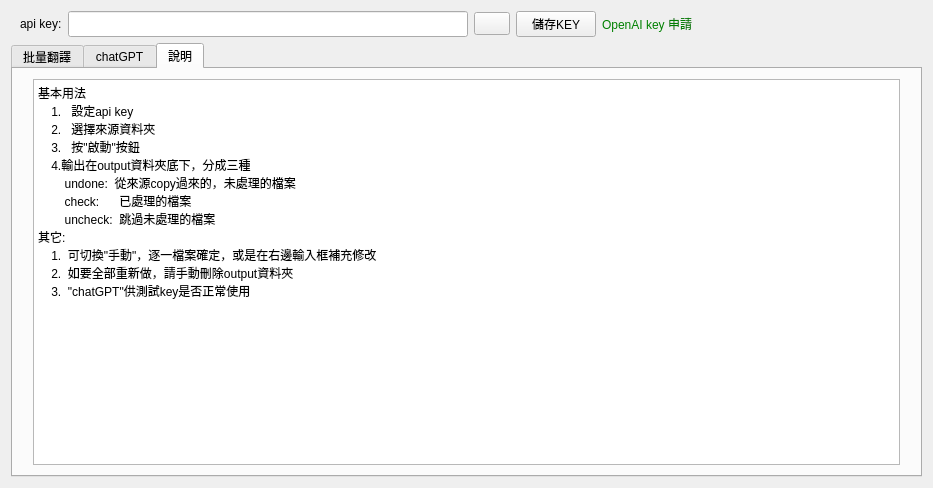
<?xml version="1.0" encoding="UTF-8"?>
<ui version="4.0">
 <class>StageTr</class>
 <widget class="QWidget" name="StageTr">
  <property name="geometry">
   <rect>
    <x>0</x>
    <y>0</y>
    <width>933</width>
    <height>488</height>
   </rect>
  </property>
  <property name="windowTitle">
   <string>Form</string>
  </property>
  <layout class="QGridLayout" name="gridLayout">
   <item row="1" column="0">
    <widget class="QTabWidget" name="tabWidget">
     <property name="currentIndex">
      <number>2</number>
     </property>
     <widget class="LayerTr" name="pageTr">
      <attribute name="title">
       <string>批量翻譯</string>
      </attribute>
     </widget>
     <widget class="LayerTest" name="pageTest">
      <attribute name="title">
       <string>chatGPT</string>
      </attribute>
     </widget>
     <widget class="QWidget" name="tab">
      <attribute name="title">
       <string>說明</string>
      </attribute>
      <layout class="QGridLayout" name="gridLayout_2">
       <property name="leftMargin">
        <number>20</number>
       </property>
       <property name="topMargin">
        <number>10</number>
       </property>
       <property name="rightMargin">
        <number>20</number>
       </property>
       <property name="bottomMargin">
        <number>10</number>
       </property>
       <item row="0" column="0">
        <widget class="QTextEdit" name="textEdit">
         <property name="html">
          <string>&lt;!DOCTYPE HTML PUBLIC &quot;-//W3C//DTD HTML 4.0//EN&quot; &quot;http://www.w3.org/TR/REC-html40/strict.dtd&quot;&gt;
&lt;html&gt;&lt;head&gt;&lt;meta name=&quot;qrichtext&quot; content=&quot;1&quot; /&gt;&lt;meta charset=&quot;utf-8&quot; /&gt;&lt;style type=&quot;text/css&quot;&gt;
p, li { white-space: pre-wrap; }
&lt;/style&gt;&lt;/head&gt;&lt;body style=&quot; font-family:'Microsoft JhengHei UI'; font-size:9pt; font-weight:400; font-style:normal;&quot;&gt;
&lt;p style=&quot; margin-top:0px; margin-bottom:0px; margin-left:0px; margin-right:0px; -qt-block-indent:0; text-indent:0px;&quot;&gt;基本用法&lt;br /&gt;    1.   設定api key&lt;br /&gt;    2.   選擇來源資料夾&lt;br /&gt;    3.   按&amp;quot;啟動&amp;quot;按鈕&lt;br /&gt;    4.輸出在output資料夾底下，分成三種&lt;br /&gt;        undone:  從來源copy過來的，未處理的檔案&lt;br /&gt;        check:      已處理的檔案&lt;br /&gt;        uncheck:  跳過未處理的檔案 &lt;br /&gt;其它:&lt;br /&gt;    1.  可切換&amp;quot;手動&amp;quot;，逐一檔案確定，或是在右邊輸入框補充修改&lt;br /&gt;    2.  如要全部重新做，請手動刪除output資料夾&lt;/p&gt;
&lt;p style=&quot; margin-top:0px; margin-bottom:0px; margin-left:0px; margin-right:0px; -qt-block-indent:0; text-indent:0px;&quot;&gt;    3.  &amp;quot;chatGPT&amp;quot;供測試key是否正常使用&lt;/p&gt;&lt;/body&gt;&lt;/html&gt;</string>
         </property>
        </widget>
       </item>
      </layout>
     </widget>
    </widget>
   </item>
   <item row="0" column="0">
    <widget class="QWidget" name="widget" native="true">
     <property name="minimumSize">
      <size>
       <width>0</width>
       <height>0</height>
      </size>
     </property>
     <layout class="QHBoxLayout" name="horizontalLayout">
      <property name="topMargin">
       <number>0</number>
      </property>
      <property name="bottomMargin">
       <number>0</number>
      </property>
      <item>
       <widget class="QLabel" name="label">
        <property name="text">
         <string>api key:</string>
        </property>
       </widget>
      </item>
      <item>
       <widget class="QLineEdit" name="txKey">
        <property name="sizePolicy">
         <sizepolicy hsizetype="Expanding" vsizetype="Preferred">
          <horstretch>0</horstretch>
          <verstretch>0</verstretch>
         </sizepolicy>
        </property>
        <property name="minimumSize">
         <size>
          <width>400</width>
          <height>0</height>
         </size>
        </property>
        <property name="maximumSize">
         <size>
          <width>600</width>
          <height>16777215</height>
         </size>
        </property>
        <property name="text">
         <string/>
        </property>
        <property name="echoMode">
         <enum>QLineEdit::Password</enum>
        </property>
       </widget>
      </item>
      <item>
       <widget class="QPushButton" name="btnViewPw">
        <property name="minimumSize">
         <size>
          <width>36</width>
          <height>23</height>
         </size>
        </property>
        <property name="maximumSize">
         <size>
          <width>36</width>
          <height>23</height>
         </size>
        </property>
        <property name="text">
         <string/>
        </property>
        <property name="icon">
         <iconset resource="../res/res.qrc">
          <normaloff>:/viewPw.png</normaloff>:/viewPw.png</iconset>
        </property>
        <property name="checkable">
         <bool>true</bool>
        </property>
        <property name="checked">
         <bool>false</bool>
        </property>
       </widget>
      </item>
      <item>
       <widget class="QPushButton" name="btnSaveKey">
        <property name="text">
         <string>儲存KEY</string>
        </property>
       </widget>
      </item>
      <item>
       <widget class="QLabel" name="label_2">
        <property name="text">
         <string>&lt;a style='color :green; text-decoration: none' href=https://platform.openai.com/account/api-keys&gt; OpenAI key 申請</string>
        </property>
        <property name="openExternalLinks">
         <bool>true</bool>
        </property>
       </widget>
      </item>
      <item>
       <spacer name="horizontalSpacer">
        <property name="orientation">
         <enum>Qt::Horizontal</enum>
        </property>
        <property name="sizeHint" stdset="0">
         <size>
          <width>40</width>
          <height>20</height>
         </size>
        </property>
       </spacer>
      </item>
     </layout>
    </widget>
   </item>
  </layout>
 </widget>
 <customwidgets>
  <customwidget>
   <class>LayerTest</class>
   <extends>QWidget</extends>
   <header>LayerTest.h</header>
   <container>1</container>
  </customwidget>
  <customwidget>
   <class>LayerTr</class>
   <extends>QWidget</extends>
   <header>LayerTr.h</header>
   <container>1</container>
  </customwidget>
 </customwidgets>
 <resources>
  <include location="../res/res.qrc"/>
 </resources>
 <connections/>
</ui>
